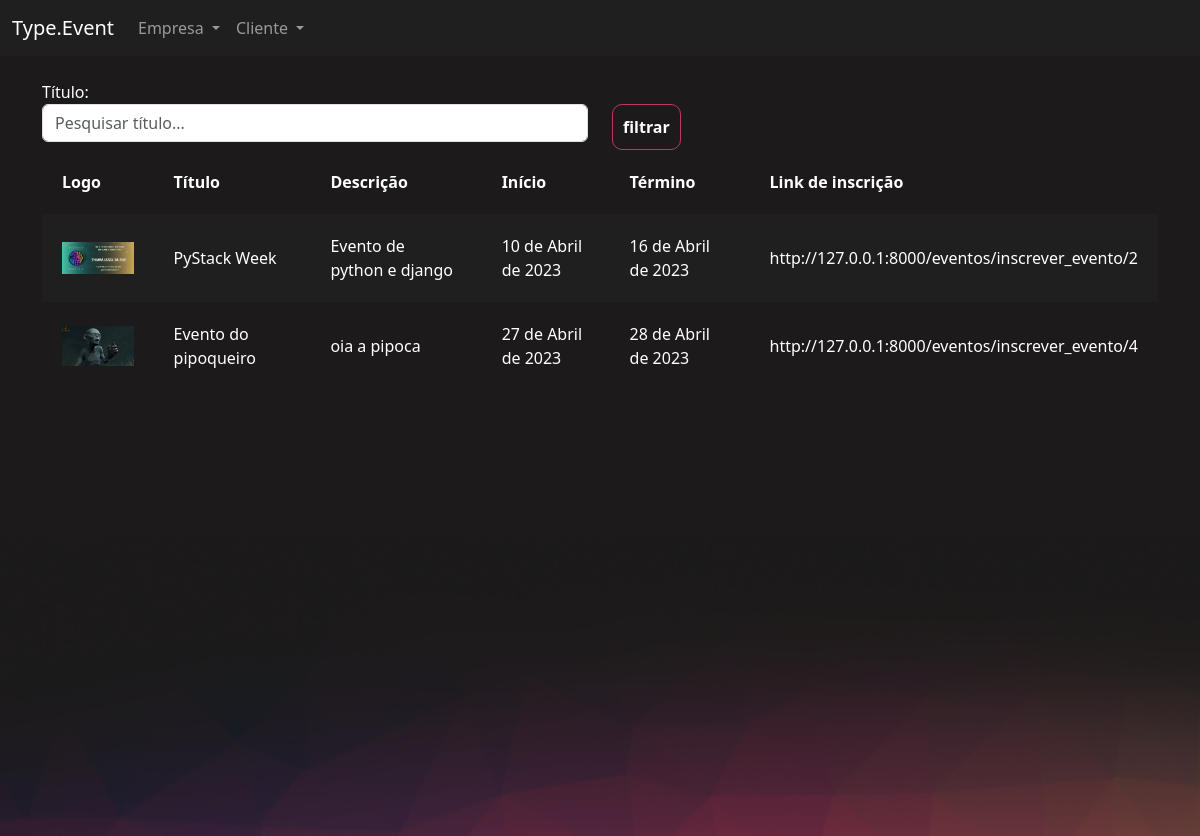
The page /eventos/gerenciar_evento/ (signed in) on the database its author committed.
### eventos/models.py (models this page shows, shortened)
class Evento(models.Model):
    criador = models.ForeignKey(User, on_delete=models.CASCADE, null=True, blank=True)
    nome = models.CharField(max_length=256)
    descricao = models.TextField()
    data_inicio = models.DateField()
    data_termino = models.DateField()
    carga_horaria = models.IntegerField()
    logo = models.ImageField(upload_to="logos")
    participantes = models.ManyToManyField(User, related_name='evento_participante', blank=True, null=True)
    cor_principal = models.CharField(max_length=7)
    cor_secundaria = models.CharField(max_length=7)
    cor_fundo = models.CharField(max_length=7)

### eventos/views.py (the view)
# urls.py: path('gerenciar_evento/', views.gerenciar_evento, name="gerenciar_evento"),
@login_required
def gerenciar_evento(request):
    if request.method == 'GET':
        eventos = Evento.objects.filter(criador=request.user)
        nome = request.GET.get('nome')
        if nome:
            eventos = Evento.objects.filter(nome__contains=nome)
        return render(request, 'gerenciar_evento.html', {'eventos': eventos})

### templates/gerenciar_evento.html (shortened to what this page needs)
{% extends "bases/base_evento.html" %}
{% load static %}
{% block 'importacoes' %}
    <link href="{% static 'gerenciar_evento/css/gerenciar_evento.css' %}" rel="stylesheet">
{% endblock %}
{% block 'conteudo' %}
    <div class="container">
        <br>
        <div class="row">
            <div class="col-md">
                <form action="{% url 'gerenciar_evento' %}" method="GET">
                <label>Título:</label>
                <input type="text" placeholder="Pesquisar título..." class="form-control" name="nome">
            </div>
            <div class="col-md">
                <br>
                <input type="submit" class="btn-principal" value="filtrar">
            </div>
        </div>
        <table>
            <tr>
                <th>Logo</th>
                <th>Título</th>
                <th>Descrição</th>
                <th>Início</th>
                <th>Término</th>
                <th>Link de inscrição</th>
            </tr>
            {% for evento in eventos %}
                <tr class="{% cycle 'linha' 'linha2' %}">
                <td width="10%"><a href="{% url 'participantes_evento' evento.id %}"><img width="100%" src="/media/{{evento.logo}}"></a></td>
                <td>{{evento.nome}}</td>
                <td>{{evento.descricao}}</td>
                <td>{{evento.data_inicio}}</td>
                <td>{{evento.data_termino}}</td>
                <td>http://127.0.0.1:8000/eventos/inscrever_evento/{{evento.id}}</td>
            </tr>
            {% endfor %}
        </table>
    </div>
{% endblock %}

### templates/static/geral/css/base.css (style rules this page uses)
body { color: white !important; }
:root { --main-color: #201F1F; --dark-color: #1C1A1A; --contrast-color: #BE375F; --differential-color: #ED8554; }

### templates/static/gerenciar_evento/css/gerenciar_evento.css (style rules this page uses)
table { width: 100%; padding: 20px; }
.linha { height: 40px; background-color: var(--main-color); padding: 20px; }
td, th { padding: 20px; }

### templates/static/evento/css/evento.css (style rules this page uses)
body { background-color: #1C1A1A; }

### templates/static/usuarios/css/usuarios.css (style rules this page uses)
.btn-principal { background-color: transparent; border: 1px solid var(--contrast-color); color: white; padding: 10px; border-radius: 10px; font-weight: bold; }

### rows shown on the page
Evento: logo (picture), nome "PyStack Week", descricao "Evento de python e django", data_inicio "10 de Abril de 2023", data_termino "16 de Abril de 2023", id "2"
Evento: logo (picture), nome "Evento do pipoqueiro", descricao "oia a pipoca", data_inicio "27 de Abril de 2023", data_termino "28 de Abril de 2023", id "4"
